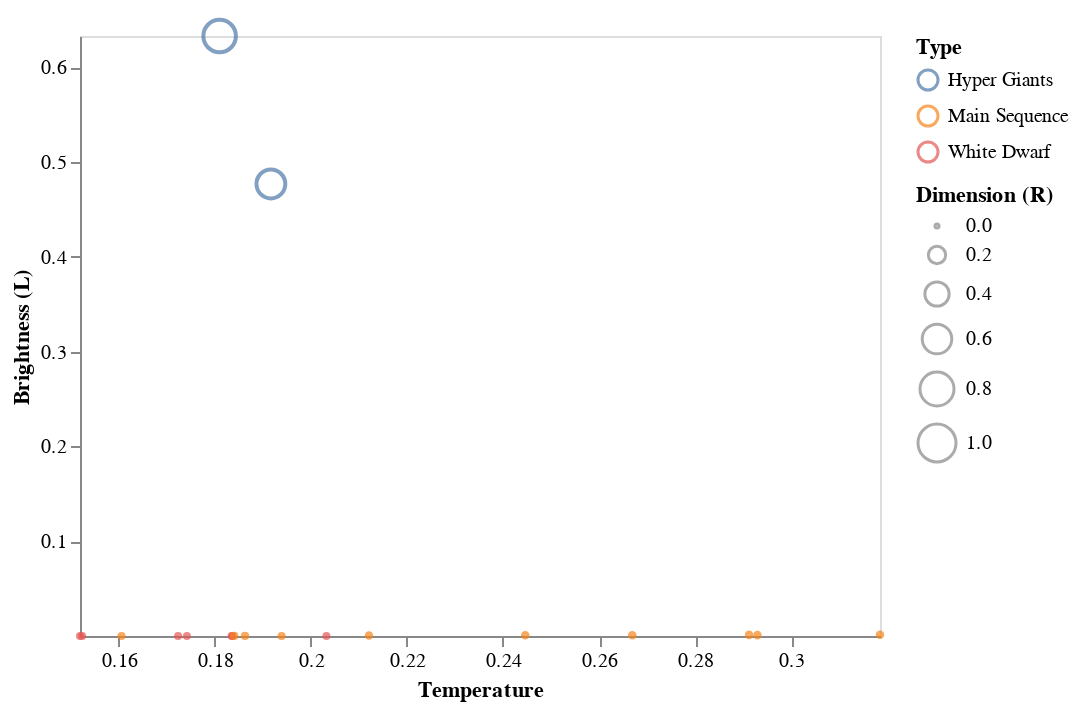

The notebook cell this image was saved under:
### Markdown cell above
In questo grafico possiamo vedere come in questa classe spettrale siano presenti quattro tipi diversi di stelle di dimensione, luminosità e temperatura variabile. Bisogna notare come la temperatura di tutte le stelle di questa classe spettrale non sia vicina allo zero e nemmeno vicina all'uno: si pongono nei valori centrali del dataset

Le stelle di dimensione maggiore appartengono al gruppo delle Hyper Giants mentre le stelle delle altre tre categorie sono molto piccole. A tal proprosito è possibile notare come le White Dwarf siano talmente piccole da perdersi nel grafico, le Super Giants sono le stelle che si trovano più a destra del grafico e quindi le più calde mentre le Main Sequence hanno una luminosità bassissima, prossima allo zero

### Code cell
data = dataset[dataset['Spectral_Class'] == 'A']

alt.Chart(data).mark_point().encode( 
    
    x = alt.X('Temperature',
         scale = alt.Scale(domain = (min(data.Temperature), max(data.Temperature))),
         axis = alt.Axis(format='K', title='Temperature', grid = False)
         ),
    
    y = alt.Y('L',
         scale = alt.Scale(domain = (min(data.L), max(data.L))),
         axis = alt.Axis(format='K', title='Brightness (L)', grid = False)
         ),
    
    size = alt.Size('R', 
                    scale = alt.Scale(domain = [0, 1]), 
                    legend = alt.Legend(title = 'Dimension (R)')
                   ),
    
    color = 'Type:N'
    
)

### Figure 1 — Vega-Lite specification as saved in the notebook (floating-point values rounded to 4 significant figures)
{"config": {"view": {"continuousWidth": 400, "continuousHeight": 300}}, "data": {"name": "data-c61037aa1bc7fc69bfe0c01ed1ab28b9"}, "mark": "point", "encoding": {"color": {"type": "nominal", "field": "Type"}, "size": {"type": "quantitative", "field": "R", "legend": {"title": "Dimension (R)"}, "scale": {"domain": [0, 1]}}, "x": {"type": "quantitative", "axis": {"format": "K", "grid": false, "title": "Temperature"}, "field": "Temperature", "scale": {"domain": [0.152, 0.3185]}}, "y": {"type": "quantitative", "axis": {"format": "K", "grid": false, "title": "Brightness (L)"}, "field": "L", "scale": {"domain": [7.064e-11, 0.6328]}}}, "$schema": "https://vega.github.io/schema/vega-lite/v4.8.1.json", "datasets": {"data-c61037aa1bc7fc69bfe0c01ed1ab28b9": [{"Temperature": 0.1524, "L": 4.827e-10, "R": 2.022e-06, "A_M": 0.8111, "Color": "White", "Spectral_Class": "A", "Type": "White Dwarf"}, {"Temperature": 0.1724, "L": 4.945e-10, "R": 8.211e-07, "A_M": 0.8261, "Color": "White", "Spectral_Class": "A", "Type": "White Dwarf"}, {"Temperature": 0.1742, "L": 8.594e-10, "R": 6.672e-07, "A_M": 0.8168, "Color": "Blue-White", "Spectral_Class": "A", "Type": "White Dwarf"}, {"Temperature": 0.1606, "L": 1.024e-05, "R": 0.0009195, "A_M": 0.4484, "Color": "White", "Spectral_Class": "A", "Type": "Main Sequence"}, {"Temperature": 0.1837, "L": 5.651e-10, "R": 5.645e-07, "A_M": 0.8036, "Color": "White", "Spectral_Class": "A", "Type": "White Dwarf"}, {"Temperature": 0.2033, "L": 4.356e-10, "R": 1.283e-06, "A_M": 0.8099, "Color": "Blue-White", "Spectral_Class": "A", "Type": "White Dwarf"}, {"Temperature": 0.1863, "L": 5.298e-05, "R": 0.001345, "A_M": 0.4181, "Color": "Blue-White", "Spectral_Class": "A", "Type": "Main Sequence"}, {"Temperature": 0.2446, "L": 0.0007911, "R": 0.003578, "A_M": 0.3008, "Color": "Blue-White", "Spectral_Class": "A", "Type": "Main Sequence"}, {"Temperature": 0.2669, "L": 0.0008111, "R": 0.003593, "A_M": 0.3734, "Color": "Blue-White", "Spectral_Class": "A", "Type": "Main Sequence"}, {"Temperature": 0.1835, "L": 2.355e-10, "R": 2.002e-07, "A_M": 0.8377, "Color": "Blue-White", "Spectral_Class": "A", "Type": "White Dwarf"}, {"Temperature": 0.152, "L": 7.064e-11, "R": 1.95e-07, "A_M": 0.8358, "Color": "White", "Spectral_Class": "A", "Type": "White Dwarf"}, {"Temperature": 0.1841, "L": 4.474e-05, "R": 0.001272, "A_M": 0.3765, "Color": "Blue-White", "Spectral_Class": "A", "Type": "Main Sequence"}, {"Temperature": 0.3185, "L": 0.001286, "R": 0.002944, "A_M": 0.3089, "Color": "Blue-White", "Spectral_Class": "A", "Type": "Main Sequence"}, {"Temperature": 0.2912, "L": 0.001175, "R": 0.003183, "A_M": 0.3296, "Color": "Blue-White", "Spectral_Class": "A", "Type": "Main Sequence"}, {"Temperature": 0.2121, "L": 0.0006499, "R": 0.003001, "A_M": 0.3731, "Color": "Blue-White", "Spectral_Class": "A", "Type": "Main Sequence"}, {"Temperature": 0.293, "L": 0.0009277, "R": 0.003071, "A_M": 0.369, "Color": "Blue-White", "Spectral_Class": "A", "Type": "Main Sequence"}, {"Temperature": 0.1939, "L": 3.414e-05, "R": 0.0009759, "A_M": 0.4114, "Color": "Blue-White", "Spectral_Class": "A", "Type": "Main Sequence"}, {"Temperature": 0.181, "L": 0.6328, "R": 0.7303, "A_M": 0.03721, "Color": "White", "Spectral_Class": "A", "Type": "Hyper Giants"}, {"Temperature": 0.1917, "L": 0.4767, "R": 0.5707, "A_M": 0.02158, "Color": "White", "Spectral_Class": "A", "Type": "Hyper Giants"}]}}
